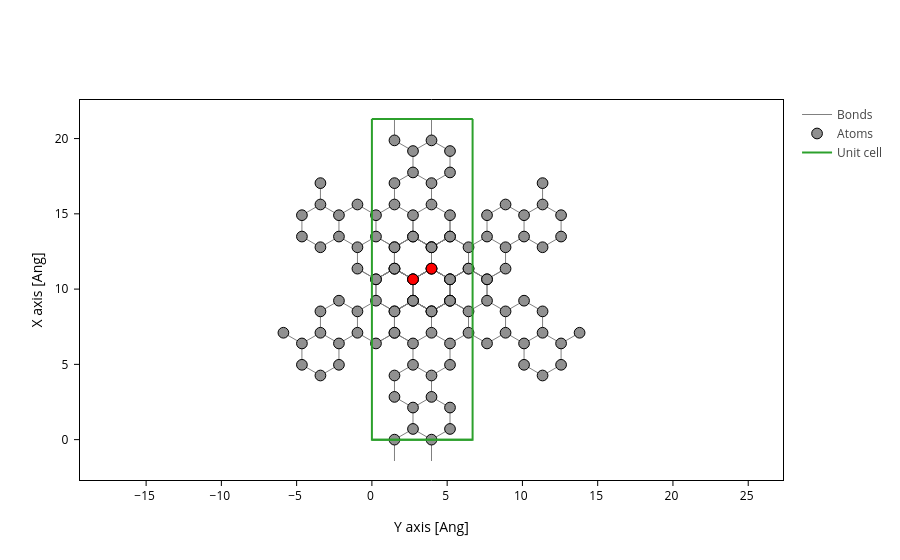

Notebook code for this chart:
### Markdown cell above
# Automation using `kind = 'armchair'`

### Code cell
BOND = 1.42  # C-C bond length in Angstrom
KIND = 'armchair'  # 'armchair' or 'zigzag'
VACUUM = 3.0  # Vacuum layer in Angstrom
WIDTH = 4 # Width of the nanoribbon in number of dimer lines
LENGTH = 5 # Length of the nanoribbon in number of unit cells

def find_center_hexagon(structure, manual_center=None):
    """Find hexagon of atoms closest to the geometric center of the structure.  
    Returns the indices of the 6 atoms forming the hexagon.
    """
    coordinates = structure.xyz # Atomic coordinates
    if manual_center is None:
        geom_center = structure.center() # Geometric center of the structure
    else:
        geom_center = np.array(manual_center)
    diff = geom_center - coordinates # Difference vectors from geometric center to each atom
    distances_from_center = np.linalg.norm(diff, axis=1) # Euclidean distances from geometric center
    atoms_idx_sorted_by_distance = np.argsort(distances_from_center) # Indices of atoms sorted by distance from geometric center
    return atoms_idx_sorted_by_distance[:6], geom_center # Return indices of the 6 closest atoms forming a hexagon

def find_interatomic_distances_in_hexagon(structure):
    """Find inter-atomic distances in the hexagon closest to the geometric center."""
    center_hexagon_idx, _ = find_center_hexagon(structure)
    hexagon_coords = structure.xyz[center_hexagon_idx]
    interatomic_distances = np.linalg.norm(hexagon_coords[:, None, :] - hexagon_coords[None, :, :], axis=-1)
    return interatomic_distances

def is_hexagon(structure):
    """Check if the structure contains hexagons."""
    proposed_center_idx, _ = find_center_hexagon(structure)
    flake = sisl.geom.graphene_flake(0, bond=1.42)
    inter_dist_in_hexagon = find_interatomic_distances_in_hexagon(flake)
    max_distance_in_hexagon = np.max(inter_dist_in_hexagon)
    
    proposed_center_hexagon = structure.xyz[proposed_center_idx]
    if not np.allclose(proposed_center_hexagon, inter_dist_in_hexagon, atol=0.1):
        return False
    else:
        return True



def generate_structure(width=2, length=5, **KWARGS):
    
    bond = KWARGS.get('bond', 1.42)
    kind = KWARGS.get('kind', 'armchair')
    vacuum = KWARGS.get('vacuum', 3.0)
    base = sisl.geom.graphene_nanoribbon(width=width, bond=bond, kind=kind, vacuum=vacuum)
    base = base.repeat(length, axis=0)
    structure = base.copy()
    center_hexagon_idx, geom_center = find_center_hexagon(structure)
    center_hex = structure.xyz[center_hexagon_idx]
    origin_for_rotation = center_hex.mean(axis=0) # find center of hexagon closest to geometric center
    for i in range(1, 3):
        angle = i * 60
        rotated = base.rotate(angle=angle, v=[0,0,1], origin=origin_for_rotation)
        structure += rotated
    return structure

def plot_with_center(structure):
    center_hexagon_idx, geom_center = find_center_hexagon(structure)
    
    geom_center_scatter = go.Scatter(x=[geom_center[0]], 
                                     y=[geom_center[1]], 
                                     mode='markers', 
                                     marker=dict(size=8, color='red'), 
                                     name='Geometric Center')
    
    fig = structure.plot(axes="xy", bind_bonds_to_ats=True)  # Plot the structure in the xy-plane
    center_hex_atoms = {
        "color": "red",
        "atoms": center_hexagon_idx.tolist(),
        # "name": "Center Hexagon"
    }
    fig.update_inputs(atoms_style = center_hex_atoms)
    fig.add_trace(geom_center_scatter)
    return fig

graphene = generate_structure(width=WIDTH, length=LENGTH, bond=BOND, kind=KIND, vacuum=VACUUM)
# graphene.plot(axes="yx")
fig = plot_with_center(graphene)
fig.update_inputs(axes="yx")
fig.show()

### Figure 1 — Plotly figure (JSON) as saved in the notebook; plotly's stock layout.template omitted (floating-point values rounded to 4 significant figures; data arrays with more than 128 entries replaced by an {"elided": "..."} marker saying what was removed)
{"data": [{"line": {"color": "gray", "width": 1}, "meta": {}, "mode": "lines", "name": "Bonds", "opacity": 1, "type": "scatter", "x": {"elided": "5124 float values"}, "y": {"elided": "5124 float values"}}, {"marker": {"color": ["#909090", "#909090", "#909090", "#909090", "#909090", "#909090", "#909090", "#909090", "#909090", "#909090", "#909090", "#909090", "#909090", "#909090", "#909090", "#909090", "#909090", "#909090", "#909090", "#909090", "#909090", "#909090", "red", "#909090", "#909090", "#909090", "#909090", "#909090", "#909090", "#909090", "#909090", "#909090", "#909090", "#909090", "#909090", "#909090", "#909090", "red", "#909090", "#909090", "#909090", "#909090", "#909090", "#909090", "#909090", "#909090", "#909090", "#909090", "#909090", "#909090", "#909090", "#909090", "red", "#909090", "#909090", "#909090", "#909090", "#909090", "#909090", "#909090", "#909090", "#909090", "red", "#909090", "#909090", "#909090", "#909090", "#909090", "#909090", "#909090", "#909090", "#909090", "#909090", "#909090", "#909090", "#909090", "#909090", "#909090", "#909090", "#909090", "#909090", "#909090", "#909090", "#909090", "#909090", "#909090", "#909090", "red", "#909090", "#909090", "#909090", "#909090", "red", "#909090", "#909090", "#909090", "#909090", "#909090", "#909090", "#909090", "#909090", "#909090", "#909090", "#909090", "#909090", "#909090", "#909090", "#909090", "#909090", "#909090", "#909090", "#909090", "#909090", "#909090", "#909090", "#909090", "#909090", "#909090", "#909090", "#909090"], "line": {"color": "black", "width": 1}, "opacity": 1, "size": 10.72}, "meta": {}, "mode": "markers", "name": "Atoms", "opacity": 1, "type": "scatter", "x": [1.5, 1.5, 1.5, 1.5, 1.5, 3.96, 3.96, 3.96, 3.96, 3.96, 2.73, 2.73, 2.73, 2.73, 2.73, 5.189, 5.189, 5.189, 5.189, 5.189, 2.73, 2.73, 2.73, 2.73, 2.73, 5.189, 5.189, 5.189, 5.189, 5.189, 1.5, 1.5, 1.5, 1.5, 1.5, 3.96, 3.96, 3.96, 3.96, 3.96, -5.879, -2.189, 1.5, 5.189, 8.879, -4.649, -0.9595, 2.73, 6.419, 10.11, -4.649, -0.9595, 2.73, 6.419, 10.11, -3.419, 0.2702, 3.96, 7.649, 11.34, -3.419, 0.2702, 3.96, 7.649, 11.34, -2.189, 1.5, 5.189, 8.879, 12.57, -3.419, 0.2702, 3.96, 7.649, 11.34, -2.189, 1.5, 5.189, 8.879, 12.57, -3.419, 0.2702, 3.96, 7.649, 11.34, -4.649, -0.9595, 2.73, 6.419, 10.11, -3.419, 0.2702, 3.96, 7.649, 11.34, -4.649, -0.9595, 2.73, 6.419, 10.11, -2.189, 1.5, 5.189, 8.879, 12.57, -3.419, 0.2702, 3.96, 7.649, 11.34, -0.9595, 2.73, 6.419, 10.11, 13.8, -2.189, 1.5, 5.189, 8.879, 12.57], "y": [0.0, 4.26, 8.52, 12.78, 17.04, 0.0, 4.26, 8.52, 12.78, 17.04, 0.71, 4.97, 9.23, 13.49, 17.75, 0.71, 4.97, 9.23, 13.49, 17.75, 2.13, 6.39, 10.65, 14.91, 19.17, 2.13, 6.39, 10.65, 14.91, 19.17, 2.84, 7.1, 11.36, 15.62, 19.88, 2.84, 7.1, 11.36, 15.62, 19.88, 7.1, 9.23, 11.36, 13.49, 15.62, 4.97, 7.1, 9.23, 11.36, 13.49, 6.39, 8.52, 10.65, 12.78, 14.91, 4.26, 6.39, 8.52, 10.65, 12.78, 7.1, 9.23, 11.36, 13.49, 15.62, 4.97, 7.1, 9.23, 11.36, 13.49, 8.52, 10.65, 12.78, 14.91, 17.04, 6.39, 8.52, 10.65, 12.78, 14.91, 17.04, 14.91, 12.78, 10.65, 8.52, 14.91, 12.78, 10.65, 8.52, 6.39, 15.62, 13.49, 11.36, 9.23, 7.1, 13.49, 11.36, 9.23, 7.1, 4.97, 14.91, 12.78, 10.65, 8.52, 6.39, 12.78, 10.65, 8.52, 6.39, 4.26, 15.62, 13.49, 11.36, 9.23, 7.1, 13.49, 11.36, 9.23, 7.1, 4.97]}, {"meta": {}, "mode": "lines", "name": "Unit cell", "type": "scatter", "x": [0.0, 6.689, 6.689, 6.689, 6.689, 6.689, NaN, 6.689, 0.0, 0.0, 0.0, 0.0, 0.0, NaN, 6.689, 0.0, NaN, 6.689, 0.0], "y": [0.0, 0.0, 21.3, 21.3, 0.0, 0.0, NaN, 0.0, 0.0, 0.0, 21.3, 21.3, 0.0, NaN, 21.3, 21.3, NaN, 21.3, 21.3]}], "layout": {"scene": {"aspectmode": "data", "xaxis": {"title": {"text": "Y axis [Ang]"}}, "yaxis": {"title": {"text": "X axis [Ang]"}}}, "xaxis": {"scaleanchor": "y", "scaleratio": 1, "title": {"text": "Y axis [Ang]"}}, "yaxis": {"title": {"text": "X axis [Ang]"}}}}
